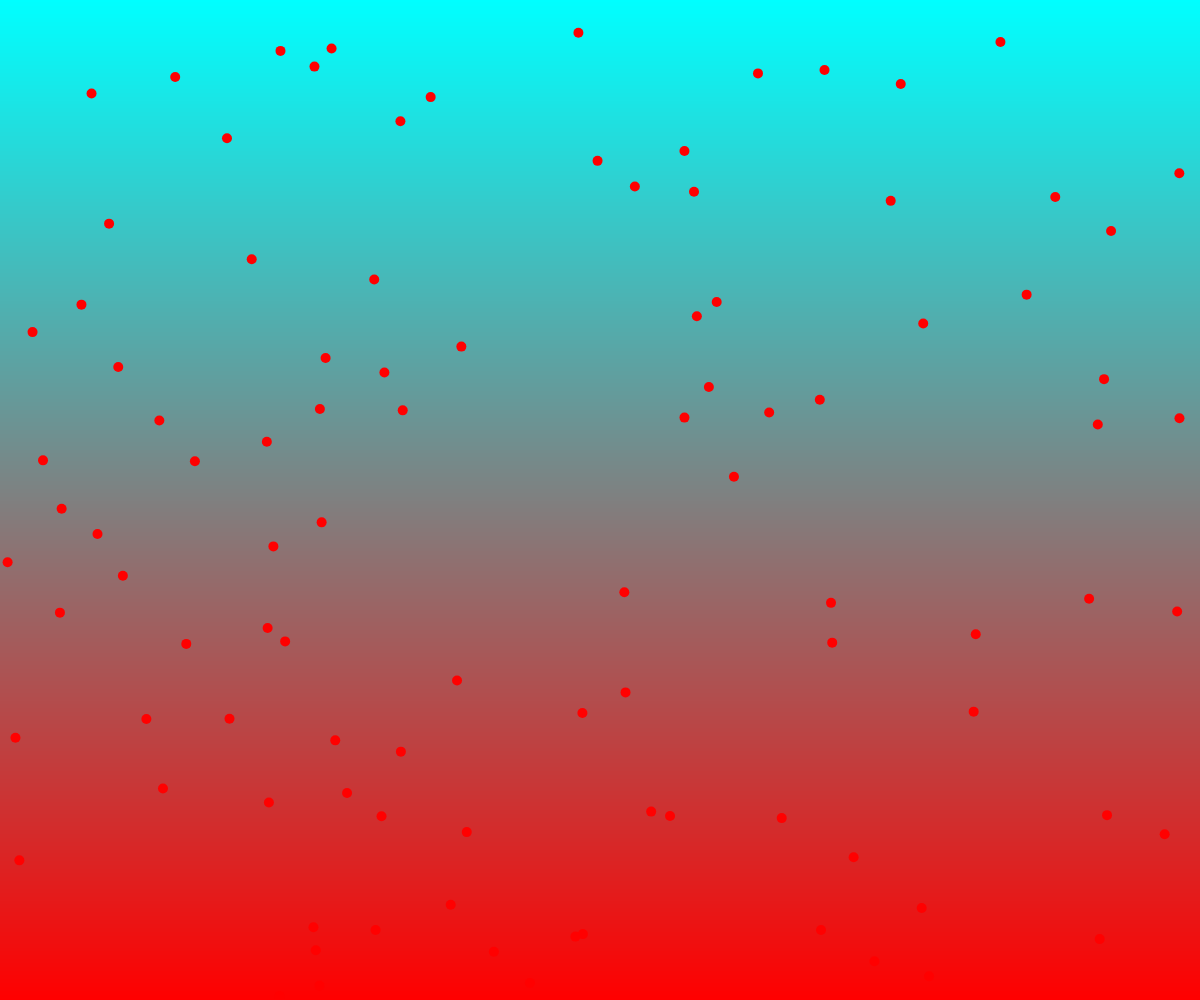
Frame 1 (no input)
Frame 60 (no input): identical to frame 1, image omitted
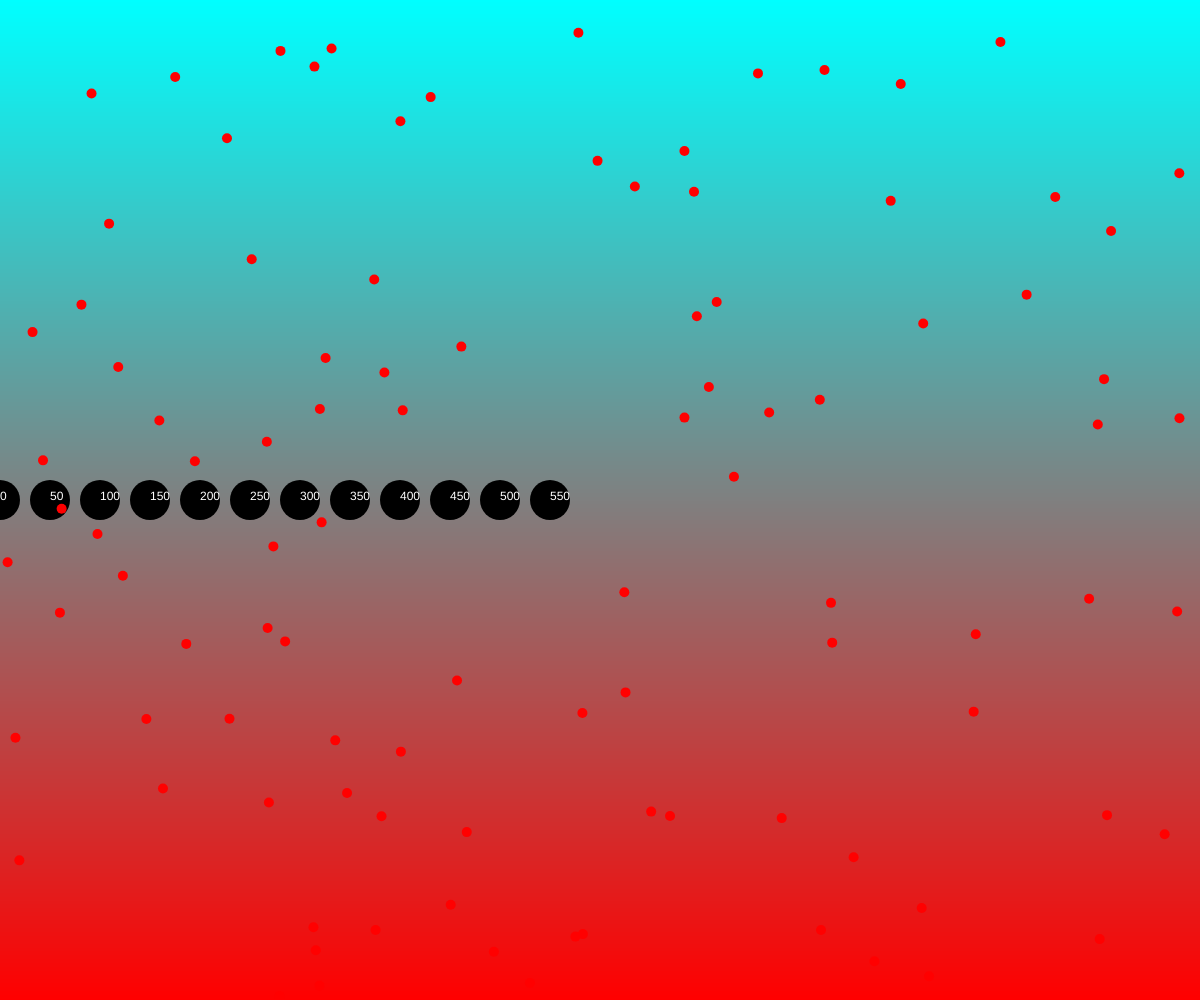
Frame 120 (the mouse pressed at the canvas centre since frame 60)

The p5.js sketch that drew these frames (run headless with seeded random() and noise() and a simulated clock; from frame 60 on, the mouse is pressed at the canvas centre):

// p5.js sketch
// ── sketch.js
// Drawing with Loops
// Ethan Spearey
// 2024-09-18

function setup()
{
  createCanvas(windowWidth, windowHeight);
  frameRate(60);
}

function draw()
{
  myBackground();
  myForeground();
  //This is where the screen draws the frame
}

function myBackground() //Use some loops to create gradient background
{
  let rectHeight = 1
  for(let y = height; y >= 0; y -= rectHeight )
  {
    let value = map(y, 0, height, 0, 255);
    noStroke();
    fill(value, 255-value, 255-value);
    rect(0, y, width, rectHeight);
  }
}

function myForeground() //Draw some shapes using FOR / WHILE loops
{
    //var.     //cond.  //modification of var.
  for(let x = 0; x < mouseX; x += 50)
  {
    fill(0);
    circle(x, height/2, 40);
    fill(255);
    text(x, x, height/2);
  }

  //Create stars x100
  let starCount = 0;
  randomSeed(4);
  while(starCount < 100)
  {
    fill(255, 0, 0);
    let x = random(0, width);
    let y = random(0, height);
    circle(x, y, 10); 
    starCount++;
  }
}
